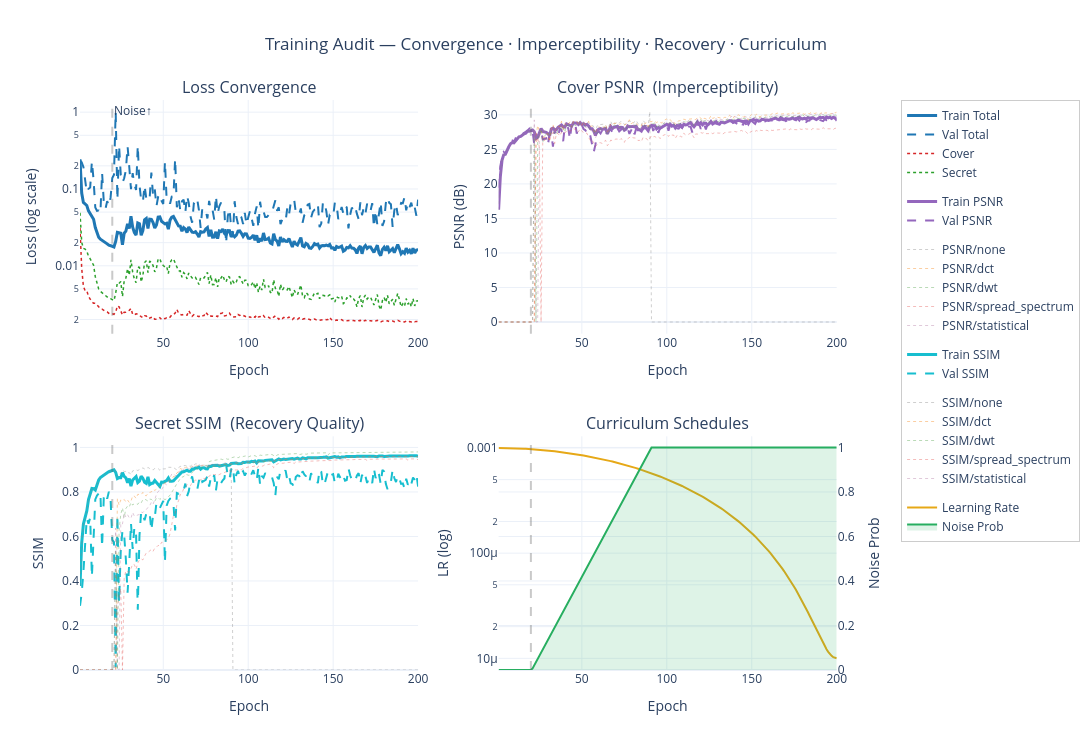

Notebook cell for this chart:
### Code cell
from IPython.display import clear_output

for stego_map_ablation_idx, ablation_idx in RUN_PLAN:
    _cfg = ABLATION_CONFIGS[ablation_idx]
    _stego_cfg = STEGO_MAP_ABLATIONS[stego_map_ablation_idx]
    stego_tag = _stego_cfg["tag"]

    stego_map = build_stego_map_from_ablation(_stego_cfg)

    fixed_byte_len, max_safe_word_len, _run_rs = determine_global_limits(
        stego_map, _cfg["RS_BYTES"])

    BETA = _cfg["BETA"]
    ALPHA = _cfg["ALPHA"]
    EPOCHS = _cfg["EPOCHS"]
    LEARNING_RATE = _cfg["LEARNING_RATE"]
    START_NOISE_EP = _cfg["START_NOISE_EP"]
    PEAK_NOISE_EP = _cfg["PEAK_NOISE_EP"]
    RS_BYTES = _run_rs
    if RS_BYTES >= fixed_byte_len - 2:
        RS_BYTES = fixed_byte_len // 2
    rs = RSCodec(RS_BYTES)

    run_safe_word_list, run_max_safe_word_len = build_safe_word_list(
        word_list, codec, fixed_byte_len)
    if not run_safe_word_list:
        raise RuntimeError(
            f"No safe words available for ablation {ablation_idx} with RS_BYTES={RS_BYTES}"
        )
    # Fresh network weights for every run — prevents weight leakage between ablations
    prep_network = build_keras_prep_network()
    hide_network = build_keras_hide_network()
    reveal_network = build_keras_reveal_network()

    # Per-run output directories
    run_ckpt_dir = os.path.join(checkpoint_dir, stego_tag, str(ablation_idx))
    run_models_dir = os.path.join(models_dir, stego_tag, str(ablation_idx))
    run_data_dir = os.path.join(data_dir, stego_tag, str(ablation_idx))
    for _d in (run_ckpt_dir, run_models_dir, run_data_dir):
        os.makedirs(_d, exist_ok=True)

    # Create the integrated model
    lr_schedule = tf.keras.optimizers.schedules.CosineDecay(
        initial_learning_rate=LEARNING_RATE,
        decay_steps=EPOCHS * STEPS,  # Total number of training steps
        alpha=0.01
    )

    optimizer = tf.keras.optimizers.Adam(
        learning_rate=lr_schedule,
        global_clipnorm=1.0
    )

    # Wrap it for your StegoSystem
    tools = {
        'codec': codec,
        # Ensure keys match your 'methods' list
        **stego_map
    }

    model = StegoSystem(
        prep_net=prep_network,
        hide_net=hide_network,
        reveal_net=reveal_network,
        stego_tools=tools,
        steps_per_epoch=STEPS,
        word_list=run_safe_word_list,
        max_safe_chars=run_max_safe_word_len,
        alpha=ALPHA,
        beta=BETA,
        noise_start_epoch=START_NOISE_EP,
        noise_peak_epoch=PEAK_NOISE_EP
    )

    model.build([(None, 64, 64, 3), (None, 64, 64, 3)])
    model.compile(optimizer=optimizer, jit_compile=False)
    # Execute the plot but only on first ablation cause they won't be different logically
    if (stego_map_ablation_idx, ablation_idx) == RUN_PLAN[0]:
        model.summary()
        plot_steganography_graph(
            "steganography_logical_flow.pdf", False, 300, False)
        plot_steganography_graph(
            "steganography_nested_flow.pdf", True, 300, False)
        plot_steganography_graph(
            "steganography_full_flow.pdf", True, 300, True)
    # Callback to save every 10 epochs
    checkpoint_callback = tf.keras.callbacks.ModelCheckpoint(
        filepath=os.path.join(run_ckpt_dir, 'stego_best_val.weights.h5'),
        monitor='val_loss',
        save_best_only=True,
        save_weights_only=True,
        verbose=1,
    )

    callbacks = [
        checkpoint_callback,
        SaveEveryTen(checkpoint_dir=run_ckpt_dir, max_to_keep=3),
        # tf.keras.callbacks.EarlyStopping(
        #     monitor='val_loss', patience=40, restore_best_weights=False
        # ),
    ]

    # Train using Keras Fit
    history = model.fit(
        train_dataset,
        epochs=EPOCHS,
        validation_data=test_dataset,
        callbacks=callbacks,
        verbose=1
    )
    clear_output(wait=True)

    model.prep_net.save(os.path.join(run_models_dir, 'prep_model.keras'))
    model.hide_net.save(os.path.join(run_models_dir, 'hide_model.keras'))
    model.reveal_net.save(os.path.join(run_models_dir, 'reveal_model.keras'))
    print("Training completed. Final model states saved.")

    results = model.evaluate(test_dataset)
    print(
        f"Validation Results - Total Loss: {results[0]:.4f}, Cover Loss: {results[1]:.4f}, Secret Loss: {results[2]:.4f}")
    save_history_and_plot(history, run_data_dir)

    del model
    tf.keras.backend.clear_session()
    gc.collect()

### Figure 1 — Plotly figure (JSON) as saved in the notebook; plotly's stock layout.template omitted (floating-point values rounded to 4 significant figures; data arrays with more than 128 entries replaced by an {"elided": "..."} marker saying what was removed)
{"data": [{"legendgroup": "loss", "line": {"color": "#1f77b4", "dash": "solid", "width": 3}, "name": "Train Total", "type": "scatter", "x": {"elided": "200 int values"}, "xaxis": "x", "y": {"elided": "200 float values"}, "yaxis": "y"}, {"legendgroup": "loss", "line": {"color": "#1f77b4", "dash": "dash", "width": 2}, "name": "Val Total", "type": "scatter", "x": {"elided": "200 int values"}, "xaxis": "x", "y": {"elided": "200 float values"}, "yaxis": "y"}, {"legendgroup": "loss", "line": {"color": "#d62728", "dash": "dot", "width": 1.5}, "name": "Cover", "type": "scatter", "x": {"elided": "200 int values"}, "xaxis": "x", "y": {"elided": "200 float values"}, "yaxis": "y"}, {"legendgroup": "loss", "line": {"color": "#2ca02c", "dash": "dot", "width": 1.5}, "name": "Secret", "type": "scatter", "x": {"elided": "200 int values"}, "xaxis": "x", "y": {"elided": "200 float values"}, "yaxis": "y"}, {"legendgroup": "psnr", "line": {"color": "#9467bd", "dash": "solid", "width": 3}, "name": "Train PSNR", "type": "scatter", "x": {"elided": "200 int values"}, "xaxis": "x2", "y": {"elided": "200 float values"}, "yaxis": "y2"}, {"legendgroup": "psnr", "line": {"color": "#9467bd", "dash": "dash", "width": 2}, "name": "Val PSNR", "type": "scatter", "x": {"elided": "200 int values"}, "xaxis": "x2", "y": {"elided": "200 float values"}, "yaxis": "y2"}, {"legendgroup": "psnr_methods", "line": {"color": "#888888", "dash": "dot", "width": 1}, "name": "PSNR/none", "opacity": 0.4, "type": "scatter", "x": {"elided": "200 int values"}, "xaxis": "x2", "y": {"elided": "200 float values"}, "yaxis": "y2"}, {"legendgroup": "psnr_methods", "line": {"color": "#F58518", "dash": "dot", "width": 1}, "name": "PSNR/dct", "opacity": 0.4, "type": "scatter", "x": {"elided": "200 int values"}, "xaxis": "x2", "y": {"elided": "200 float values"}, "yaxis": "y2"}, {"legendgroup": "psnr_methods", "line": {"color": "#54A24B", "dash": "dot", "width": 1}, "name": "PSNR/dwt", "opacity": 0.4, "type": "scatter", "x": {"elided": "200 int values"}, "xaxis": "x2", "y": {"elided": "200 float values"}, "yaxis": "y2"}, {"legendgroup": "psnr_methods", "line": {"color": "#E45756", "dash": "dot", "width": 1}, "name": "PSNR/spread_spectrum", "opacity": 0.4, "type": "scatter", "x": {"elided": "200 int values"}, "xaxis": "x2", "y": {"elided": "200 float values"}, "yaxis": "y2"}, {"legendgroup": "psnr_methods", "line": {"color": "#B279A2", "dash": "dot", "width": 1}, "name": "PSNR/statistical", "opacity": 0.4, "type": "scatter", "x": {"elided": "200 int values"}, "xaxis": "x2", "y": {"elided": "200 float values"}, "yaxis": "y2"}, {"legendgroup": "ssim", "line": {"color": "#17becf", "dash": "solid", "width": 3}, "name": "Train SSIM", "type": "scatter", "x": {"elided": "200 int values"}, "xaxis": "x3", "y": {"elided": "200 float values"}, "yaxis": "y3"}, {"legendgroup": "ssim", "line": {"color": "#17becf", "dash": "dash", "width": 2}, "name": "Val SSIM", "type": "scatter", "x": {"elided": "200 int values"}, "xaxis": "x3", "y": {"elided": "200 float values"}, "yaxis": "y3"}, {"legendgroup": "ssim_methods", "line": {"color": "#888888", "dash": "dot", "width": 1}, "name": "SSIM/none", "opacity": 0.4, "type": "scatter", "x": {"elided": "200 int values"}, "xaxis": "x3", "y": {"elided": "200 float values"}, "yaxis": "y3"}, {"legendgroup": "ssim_methods", "line": {"color": "#F58518", "dash": "dot", "width": 1}, "name": "SSIM/dct", "opacity": 0.4, "type": "scatter", "x": {"elided": "200 int values"}, "xaxis": "x3", "y": {"elided": "200 float values"}, "yaxis": "y3"}, {"legendgroup": "ssim_methods", "line": {"color": "#54A24B", "dash": "dot", "width": 1}, "name": "SSIM/dwt", "opacity": 0.4, "type": "scatter", "x": {"elided": "200 int values"}, "xaxis": "x3", "y": {"elided": "200 float values"}, "yaxis": "y3"}, {"legendgroup": "ssim_methods", "line": {"color": "#E45756", "dash": "dot", "width": 1}, "name": "SSIM/spread_spectrum", "opacity": 0.4, "type": "scatter", "x": {"elided": "200 int values"}, "xaxis": "x3", "y": {"elided": "200 float values"}, "yaxis": "y3"}, {"legendgroup": "ssim_methods", "line": {"color": "#B279A2", "dash": "dot", "width": 1}, "name": "SSIM/statistical", "opacity": 0.4, "type": "scatter", "x": {"elided": "200 int values"}, "xaxis": "x3", "y": {"elided": "200 float values"}, "yaxis": "y3"}, {"legendgroup": "schedule", "line": {"color": "#e6a817", "width": 2}, "name": "Learning Rate", "type": "scatter", "x": {"elided": "200 int values"}, "xaxis": "x4", "y": {"elided": "200 float values"}, "yaxis": "y4"}, {"fill": "tozeroy", "fillcolor": "rgba(39, 174, 96, 0.15)", "legendgroup": "schedule", "line": {"color": "#27ae60", "width": 2}, "name": "Noise Prob", "type": "scatter", "x": {"elided": "200 int values"}, "xaxis": "x4", "y": {"elided": "200 float values"}, "yaxis": "y5"}], "layout": {"annotations": [{"font": {"size": 16}, "showarrow": false, "text": "Loss Convergence", "x": 0.21, "xanchor": "center", "xref": "paper", "y": 1, "yanchor": "bottom", "yref": "paper"}, {"font": {"size": 16}, "showarrow": false, "text": "Cover PSNR  (Imperceptibility)", "x": 0.73, "xanchor": "center", "xref": "paper", "y": 1, "yanchor": "bottom", "yref": "paper"}, {"font": {"size": 16}, "showarrow": false, "text": "Secret SSIM  (Recovery Quality)", "x": 0.21, "xanchor": "center", "xref": "paper", "y": 0.41, "yanchor": "bottom", "yref": "paper"}, {"font": {"size": 16}, "showarrow": false, "text": "Curriculum Schedules", "x": 0.73, "xanchor": "center", "xref": "paper", "y": 0.41, "yanchor": "bottom", "yref": "paper"}, {"showarrow": false, "text": "Noise↑", "x": 20, "xanchor": "left", "xref": "x", "y": 1, "yanchor": "top", "yref": "y domain"}, {"showarrow": false, "text": "", "x": 20, "xanchor": "left", "xref": "x2", "y": 1, "yanchor": "top", "yref": "y2 domain"}, {"showarrow": false, "text": "", "x": 20, "xanchor": "left", "xref": "x3", "y": 1, "yanchor": "top", "yref": "y3 domain"}, {"showarrow": false, "text": "", "x": 20, "xanchor": "left", "xref": "x4", "y": 1, "yanchor": "top", "yref": "y4 domain"}], "height": 750, "hovermode": "x unified", "legend": {"bgcolor": "rgba(255,255,255,0.85)", "bordercolor": "#cccccc", "borderwidth": 1, "orientation": "v", "x": 1.02, "xanchor": "left", "y": 1, "yanchor": "top"}, "margin": {"r": 185}, "shapes": [{"line": {"color": "rgba(100,100,100,0.35)", "dash": "dash"}, "type": "line", "x0": 20, "x1": 20, "xref": "x", "y0": 0, "y1": 1, "yref": "y domain"}, {"line": {"color": "rgba(100,100,100,0.35)", "dash": "dash"}, "type": "line", "x0": 20, "x1": 20, "xref": "x2", "y0": 0, "y1": 1, "yref": "y2 domain"}, {"line": {"color": "rgba(100,100,100,0.35)", "dash": "dash"}, "type": "line", "x0": 20, "x1": 20, "xref": "x3", "y0": 0, "y1": 1, "yref": "y3 domain"}, {"line": {"color": "rgba(100,100,100,0.35)", "dash": "dash"}, "type": "line", "x0": 20, "x1": 20, "xref": "x4", "y0": 0, "y1": 1, "yref": "y4 domain"}], "title": {"text": "Training Audit — Convergence · Imperceptibility · Recovery · Curriculum", "x": 0.5}, "width": 1400, "xaxis": {"anchor": "y", "domain": [0, 0.42], "title": {"text": "Epoch"}}, "xaxis2": {"anchor": "y2", "domain": [0.52, 0.94], "title": {"text": "Epoch"}}, "xaxis3": {"anchor": "y3", "domain": [0, 0.42], "title": {"text": "Epoch"}}, "xaxis4": {"anchor": "y4", "domain": [0.52, 0.94], "title": {"text": "Epoch"}}, "yaxis": {"anchor": "x", "domain": [0.59, 1], "title": {"text": "Loss (log scale)"}, "type": "log"}, "yaxis2": {"anchor": "x2", "domain": [0.59, 1], "title": {"text": "PSNR (dB)"}}, "yaxis3": {"anchor": "x3", "domain": [0, 0.41], "range": [0, 1.05], "title": {"text": "SSIM"}}, "yaxis4": {"anchor": "x4", "domain": [0, 0.41], "title": {"text": "LR (log)"}, "type": "log"}, "yaxis5": {"anchor": "x4", "overlaying": "y4", "range": [0, 1.05], "side": "right", "title": {"text": "Noise Prob"}}}}
